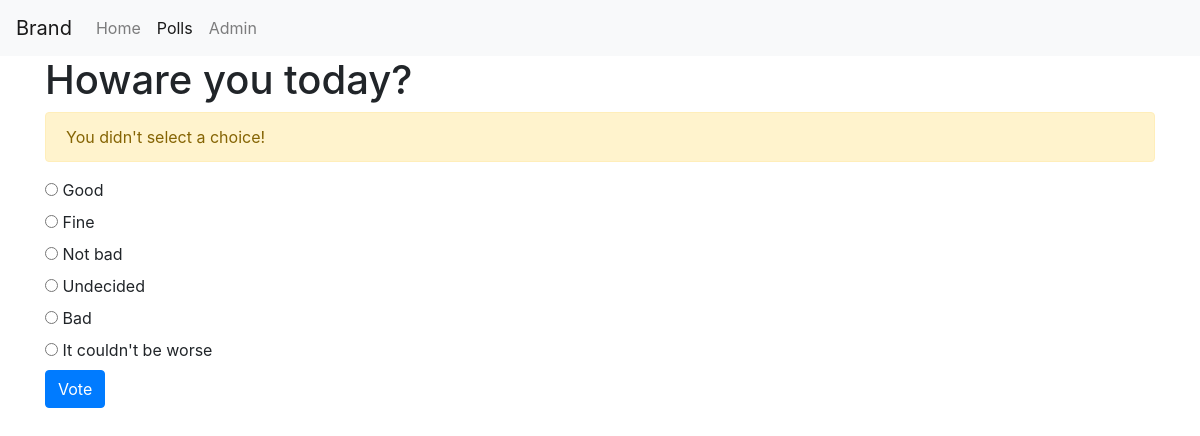
Page /5/vote/ on the committed database.
### polls/models.py (models this page shows, shortened)
class Question(Model):
    question_text = CharField(max_length=200)
    pub_date = DateTimeField("publishing date")
    def was_published_recently(self):
        now = timezone.now()
        a_day_ago = now - timedelta(days=1)
        return a_day_ago <= self.pub_date <= now
    was_published_recently.short_description = "Published recently?"
    was_published_recently.admin_order_field = "pub_date"
    was_published_recently.boolean = True

class Choice(Model):
    question = ForeignKey(Question, on_delete=CASCADE)
    choice_text = CharField(max_length=200)
    votes = IntegerField(default=0)

### polls/views.py (the view)
def vote(request, question_id):
    question = get_object_or_404(Question, pk=question_id)
    try:
        selected_choice = question.choice_set.get(pk=request.POST["choice"])
    except (KeyError, Choice.DoesNotExist):
        return render(request, "polls/detail.html", {
            "question": question,
            "error_message": "You didn't select a choice!",
        })
    else:
        selected_choice.votes = F("votes") + 1
        selected_choice.save()
        return HttpResponseRedirect(reverse("polls:results",
                                            args=(question_id,)))

### polls/templates/polls/detail.html (shortened to what this page needs)
{% extends "polls/base.html" %}
{% block content %}
<h1>{{ question.question_text }}</h1>
{% if error_message %}
<div class="alert alert-warning" role="alert">{{ error_message }}</div>
{% endif %}
<form action="{% url 'polls:vote' question.id %}" method="post">
    {% for choice in question.choice_set.all %}
    <input type="radio" name="choice" id="choice{{ forloop.counter }}" value="{{ choice.id }}" />
    <label for="choice{{ forloop.counter }}">{{ choice.choice_text }}</label><br />
    {% endfor %}
    <button type="submit" class="btn btn-primary">Vote</button>
</form>
{% endblock content %}

### rows in the picture
Question: question_text "Howare you today?"
Choice: choice_text "Good"
Choice: choice_text "Fine"
Choice: choice_text "Not bad"
Choice: choice_text "Undecided"
Choice: choice_text "Bad"
Choice: choice_text "It couldn't be worse"

### other values in the picture
{{ error_message }} "You didn't select a choice!"
